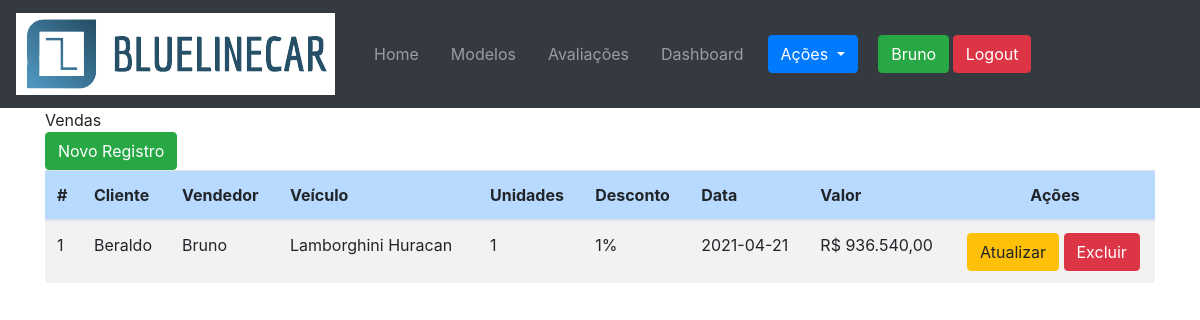
/Pages/vendas/list.php (signed in), run on the app's committed database.
### tables this page shows
CREATE TABLE `venda` (
  `id` int(11) NOT NULL,
  `cpf_cliente` varchar(14) NOT NULL,
  `nome_cliente` varchar(255) NOT NULL,
  `cpf_vendedor` varchar(14) NOT NULL,
  `nome_vendedor` varchar(255) NOT NULL,
  `id_veiculo` int(11) NOT NULL,
  `quantidade` int(11) NOT NULL,
  `valor_veiculo` decimal(15,7) NOT NULL,
  `nome_modelo` varchar(50) NOT NULL,
  `desconto` int(11) NOT NULL,
  `data_venda` date NOT NULL
);

### Pages/vendas/list.php (the view, shortened to what this page needs)
<?php
    $pdo = new Connect;
    $res = $pdo->prepare("SELECT id, data_venda, nome_modelo, quantidade, desconto,
                            ((valor_veiculo * quantidade) - ((valor_veiculo * quantidade) * desconto/100.0)) as valor_final,
                            nome_cliente, nome_vendedor FROM venda ");
    $res->execute();
    $vendas = $res->fetchAll(PDO::FETCH_ASSOC);
?>
<!DOCTYPE html>
<html lang="pt-br">
    <head>
        <link rel="stylesheet" href="https://maxcdn.bootstrapcdn.com/bootstrap/4.0.0/css/bootstrap.min.css">
        <link rel="stylesheet" href="../../style/index/index.scss">
        <link rel="stylesheet" href="../../style/navbar/navbar.scss">
        <link rel="stylesheet" href="../../style/footer/footer.scss">
        <link rel="stylesheet" href="style/list.scss">
        <link rel="stylesheet" href="https://cdnjs.cloudflare.com/ajax/libs/font-awesome/4.7.0/css/font-awesome.min.css">
    </head>
    <body>
        <nav class="navbar navbar-expand-lg navbar-dark bg-dark bg-gradient">
            <img class="navbar-brand logo-size" src="../../assets/images/logo.png" alt="">
            <div class="container-fluid">
                <div class="collapse navbar-collapse navbar-container" id="navbarSupportedContent">
                    <div>
                        <ul class="navbar-nav me-auto mb-2 mb-lg-0">
                            <li class="nav-item mr-3">
                                <a class="nav-link" href="../../index.php">Home<span class="sr-only">(current)</span></a>
                            </li>
                            <li class="nav-item mr-3">
                                <a class="nav-link" href="../../index.php#modelo">Modelos</a>
                            </li>
                            <li class="nav-item mr-3">
                                <a class="nav-link" href="#">Avaliações</a>
                            </li>
                            <li class="nav-item mr-3">
                                <a class="nav-link" href="#">Dashboard</a>
                            </li>
                        </ul>
                    </div>
                    <div>
                        <div class="btn-group mr-3" dropdown>
                            <ul class="navbar-nav mr-auto">
                                <li class="nav-item dropdown">
                                    <a class="btn btn-primary dropdown-toggle size-button" href="#" id="navbarDropdown" role="button" data-toggle="dropdown" aria-haspopup="true" aria-expanded="false">
                                        Ações
                                    </a>
                                </li>
                            </ul>
                        </div>
                        <div class="btn-group mr-3">
                            <a href="../login/loginUser.php">
                                <button class="btn btn-success size-button">
                                    <?php echo $_SESSION['nome']; ?>
                                </button>
                                <button class="btn btn-danger size-button">
                                    Logout
                                </button>
                            </a>
                        </div>
                    </div>
                </div>
            </div>
        </nav>
        <div class="container">
            <div class="text-main size-list">Vendas</div>
            <div class="button-novo-registro">
                <a href="./cadastroVendas.php"><button type="button" class="btn btn-success">Novo Registro</button></a>
            </div>
            <table class="table table-striped">
                <thead class="table-primary">
                    <tr>
                        <th scope="col">#</th>
                        <th scope="col">Cliente</th>
                        <th scope="col">Vendedor</th>
                        <th scope="col">Veículo</th>
                        <th scope="col">Unidades</th>
                        <th scope="col">Desconto</th>
                        <th scope="col">Data</th>
                        <th scope="col">Valor</th>
                        <th scope="col" class="text-center" width="100">Ações</th>
                    </tr>
                </thead>
                <tbody>
                    <?php foreach ($vendas as $venda) { ?>
                        <tr>
                            <td><?php echo $venda["id"]; ?></td>
                            <td><?php echo $venda["nome_cliente"]; ?></td>
                            <td><?php echo $venda["nome_vendedor"]; ?></td>
                            <td><?php echo $venda["nome_modelo"]; ?></td>
                            <td><?php echo $venda["quantidade"]; ?></td>
                            <td><?php echo $venda["desconto"]; echo'%'; ?></td>
                            <td><?php echo $venda["data_venda"]; ?></td>
                            <td><?php echo 'R$ '.number_format($venda["valor_final"],2,",",".");; ?></td>
                            <td width="200">
                                <div class="acoes-flex-button">
                                    <?php echo "<a href='./atualizaVenda.php?id={$venda['id']}' class='btn btn-warning'>Atualizar</a>"; ?>
                                    <?php echo "<a href='./excluiVendas.php?id={$venda['id']}' class='btn btn-danger'>Excluir</a>"; ?>
                                </div>
                            </td>
                        </tr>
                    <?php } ?>
                </tbody>
            </table>
        </div>
    </body>
</html>

### data on the page
venda: id "1", nome_cliente "Beraldo", nome_vendedor "Bruno", nome_modelo "Lamborghini Huracan", quantidade "1", desconto "1", data_venda "2021-04-21", valor_final "936.540,00"

### other printed values
$_SESSION['nome'] "Bruno"
